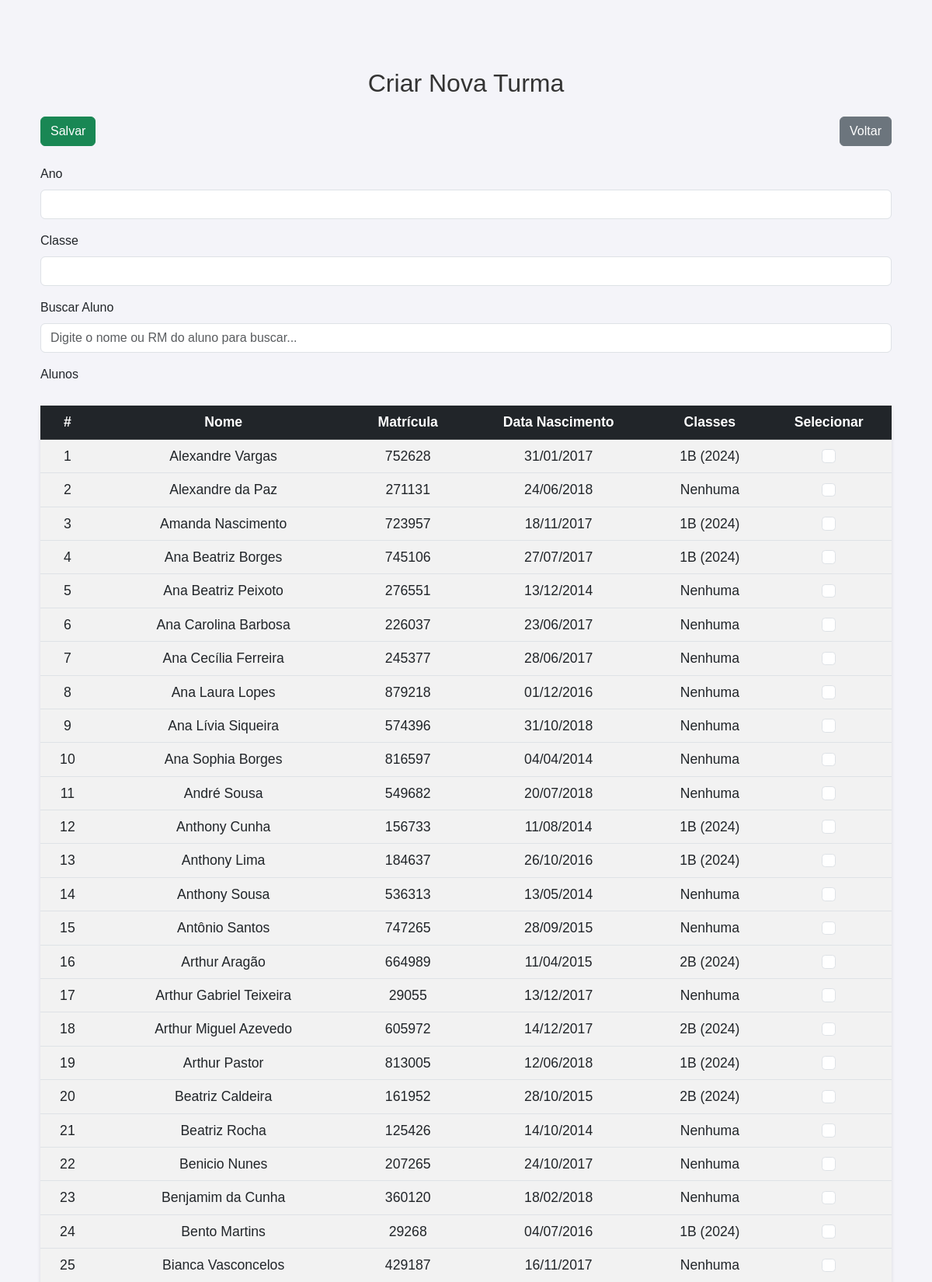
The page /secretaria/criar_turma/ (upper part) on the database its author committed.
### core/models.py (models this page shows, shortened)
class Aluno(models.Model):
    nome = models.CharField(max_length=100)
    rm = models.CharField(max_length=20, unique=True)  # Registro de matrícula único
    ra_rg = models.CharField(max_length=20, blank=True, null=True)  # RA ou RG (opcional)
    data_nascimento = models.DateField()  # Data de nascimento do aluno
    status = models.CharField(
        max_length=11,
        choices=[('ativo', 'Ativo'), ('transferido', 'Transferido'), ('suplente', 'Suplente')],
        default='ativo'
    )
    email_responsavel = models.EmailField(max_length=100, blank=True, null=True)
    telefone_responsavel = models.CharField(max_length=15, blank=True, null=True)

class Turma(models.Model):
    ano = models.PositiveIntegerField()  # Ano da turma (Exemplo: 2024)
    classe = models.CharField(max_length=5, default='Indefinido')  # Classe (Exemplo: 1A, 2B, etc.)
    alunos = models.ManyToManyField(Aluno, related_name='turmas')
    professores = models.ManyToManyField(Professor, related_name='turmas')
    class Meta:
        verbose_name = "Turma"
        verbose_name_plural = "Turmas"

### core/views.py (the view)
# urls.py: path('secretaria/criar_turma/', views.criar_turma, name='criar_turma'),
def criar_turma(request):
    alunos = Aluno.objects.all().order_by('nome')  # Busca todos os alunos
    professores = Professor.objects.all().order_by('nome')  # Busca todos os professores
    if request.method == 'POST':
        form = TurmaForm(request.POST)
        if form.is_valid():
            turma = form.save()
            turma.alunos.set(request.POST.getlist('alunos'))
            turma.professores.set(request.POST.getlist('professores'))
            return redirect('gerenciar_turmas')
    else:
        form = TurmaForm()
    return render(request, 'core/criar_turma.html', {'form': form, 'alunos': alunos, 'professores': professores})

### core/forms.py
class TurmaForm(forms.ModelForm):
    alunos = forms.ModelMultipleChoiceField(
        queryset=Aluno.objects.all(),
        widget=forms.CheckboxSelectMultiple,
        required=False  # Não é mais obrigatório
    )
    professores = forms.ModelMultipleChoiceField(
        queryset=Professor.objects.all(),
        widget=forms.CheckboxSelectMultiple,
        required=False  # Não é mais obrigatório
    )
    class Meta:
        model = Turma
        fields = ['ano', 'classe', 'alunos', 'professores']  # Campos para criação/edição da turma

### core/templates/core/criar_turma.html (shortened to what this page needs)
{% load static %}
<!DOCTYPE html>
<html lang="pt-BR">
<head>
    <link href="https://cdn.jsdelivr.net/npm/bootstrap@5.3.0/dist/css/bootstrap.min.css" rel="stylesheet">
    <link rel="stylesheet" href="{% static 'css/estilos.css' %}">
</head>
<body>
    <div class="container mt-5">
        <h1 class="text-center mb-4">Criar Nova Turma</h1>
        <form method="POST">
            <div class="d-flex justify-content-between mb-4">
                <button type="submit" class="btn btn-success">Salvar</button>
                <a href="{% url 'gerenciar_turmas' %}" class="btn btn-secondary">Voltar</a>
            </div>
            <div class="mb-3">
                <label for="ano" class="form-label">Ano</label>
                <input type="text" class="form-control" id="ano" name="ano" required>
            </div>
            <div class="mb-3">
                <label for="classe" class="form-label">Classe</label>
                <input type="text" class="form-control" id="classe" name="classe" required>
            </div>
            <div class="mb-3">
                <label for="buscar_aluno" class="form-label">Buscar Aluno</label>
                <input type="text" class="form-control" id="buscar_aluno" placeholder="Digite o nome ou RM do aluno para buscar...">
            </div>
            <div class="mb-3">
                <label for="alunos" class="form-label">Alunos</label>
                <table class="table table-hover table-striped" id="tabela_alunos">
                    <thead class="table-dark">
                        <tr>
                            <th>#</th>
                            <th>Nome</th>
                            <th>Matrícula</th>
                            <th>Data Nascimento</th>
                            <th>Classes</th>
                            <th>Selecionar</th>
                        </tr>
                    </thead>
                    <tbody>
                        {% for aluno in alunos|dictsort:"nome" %}
                            <tr class="aluno-row">
                                <td>{{ forloop.counter }}</td>
                                <td>{{ aluno.nome }}</td>
                                <td>{{ aluno.rm }}</td>
                                <td>{{ aluno.data_nascimento|date:"d/m/Y" }}</td>
                                <td>
                                    {% if aluno.turmas.all %}
                                        {% for turma in aluno.turmas.all %}
                                            {{ turma.classe }} ({{ turma.ano }}){% if not forloop.last %}, {% endif %}
                                        {% endfor %}
                                    {% else %}
                                        Nenhuma
                                    {% endif %}
                                </td>
                                <td>
                                    <input class="form-check-input" type="checkbox" name="alunos" value="{{ aluno.id }}" id="aluno_{{ aluno.id }}">
                                </td>
                            </tr>
                        {% empty %}
                            <tr>
                                <td colspan="6">Nenhum aluno encontrado</td>
                            </tr>
                        {% endfor %}
                    </tbody>
                </table>
            </div>
        </form>
    </div>
</body>
</html>

### static/css/estilos.css (style rules this page uses)
body { font-family: 'Arial', sans-serif; background-color: #f4f4f9; margin: 20px; padding: 20px; }
h1 { color: #333; text-align: center; margin-top: 20px; font-size: 2em; }
table { width: 80%; margin: 20px auto; border-collapse: collapse; background-color: #fff; border-radius: 8px; box-shadow: 0 2px 5px rgba(0, 0, 0, 0.1); }
th, td { padding: 12px 15px; text-align: center !important; vertical-align: middle !important; font-size: 1.1em; }
th { background-color: #0066cc; color: white; font-weight: bold; }
td { background-color: #f9f9f9; color: #333; }
tr:nth-child(even) td { background-color: #f2f2f2; }

### rows shown on the page
Aluno: nome "Alexandre Vargas", rm "752628", data_nascimento "31/01/2017"
Turma: classe "1B", ano "2024"
Aluno: nome "Alexandre da Paz", rm "271131", data_nascimento "24/06/2018", shows "Nenhuma"
Aluno: nome "Amanda Nascimento", rm "723957", data_nascimento "18/11/2017"
Aluno: nome "Ana Beatriz Borges", rm "745106", data_nascimento "27/07/2017"
Aluno: nome "Ana Beatriz Peixoto", rm "276551", data_nascimento "13/12/2014", shows "Nenhuma"
Aluno: nome "Ana Carolina Barbosa", rm "226037", data_nascimento "23/06/2017", shows "Nenhuma"
Aluno: nome "Ana Cecília Ferreira", rm "245377", data_nascimento "28/06/2017", shows "Nenhuma"
Aluno: nome "Ana Laura Lopes", rm "879218", data_nascimento "01/12/2016", shows "Nenhuma"
Aluno: nome "Ana Lívia Siqueira", rm "574396", data_nascimento "31/10/2018", shows "Nenhuma"
Aluno: nome "Ana Sophia Borges", rm "816597", data_nascimento "04/04/2014", shows "Nenhuma"
Aluno: nome "André Sousa", rm "549682", data_nascimento "20/07/2018", shows "Nenhuma"
Aluno: nome "Anthony Cunha", rm "156733", data_nascimento "11/08/2014"
Aluno: nome "Anthony Lima", rm "184637", data_nascimento "26/10/2016"
Aluno: nome "Anthony Sousa", rm "536313", data_nascimento "13/05/2014", shows "Nenhuma"
Aluno: nome "Antônio Santos", rm "747265", data_nascimento "28/09/2015", shows "Nenhuma"
Aluno: nome "Arthur Aragão", rm "664989", data_nascimento "11/04/2015"
Turma: classe "2B", ano "2024"
Aluno: nome "Arthur Gabriel Teixeira", rm "29055", data_nascimento "13/12/2017", shows "Nenhuma"
Aluno: nome "Arthur Miguel Azevedo", rm "605972", data_nascimento "14/12/2017"
Aluno: nome "Arthur Pastor", rm "813005", data_nascimento "12/06/2018"
Aluno: nome "Beatriz Caldeira", rm "161952", data_nascimento "28/10/2015"
Aluno: nome "Beatriz Rocha", rm "125426", data_nascimento "14/10/2014", shows "Nenhuma"
Aluno: nome "Benicio Nunes", rm "207265", data_nascimento "24/10/2017", shows "Nenhuma"
Aluno: nome "Benjamim da Cunha", rm "360120", data_nascimento "18/02/2018", shows "Nenhuma"
Aluno: nome "Bento Martins", rm "29268", data_nascimento "04/07/2016"
Aluno: nome "Bianca Vasconcelos", rm "429187", data_nascimento "16/11/2017", shows "Nenhuma"
